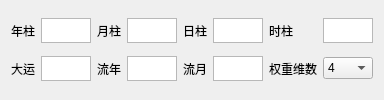
               <widget class="QWidget" name="widgetWeights" native="true">
                <property name="maximumSize">
                 <size>
                  <width>16777215</width>
                  <height>16777208</height>
                 </size>
                </property>
                <layout class="QGridLayout" name="gridLayout_2">
                 <item row="0" column="4">
                  <widget class="QLabel" name="label_10">
                   <property name="text">
                    <string>日柱</string>
                   </property>
                  </widget>
                 </item>
                 <item row="1" column="4">
                  <widget class="QLabel" name="label_14">
                   <property name="text">
                    <string>流月</string>
                   </property>
                  </widget>
                 </item>
                 <item row="1" column="2">
                  <widget class="QLabel" name="label_13">
                   <property name="text">
                    <string>流年</string>
                   </property>
                  </widget>
                 </item>
                 <item row="0" column="7">
                  <widget class="QTextEdit" name="editHourWeight">
                   <property name="maximumSize">
                    <size>
                     <width>50</width>
                     <height>25</height>
                    </size>
                   </property>
                   <property name="html">
                    <string>&lt;!DOCTYPE HTML PUBLIC &quot;-//W3C//DTD HTML 4.0//EN&quot; &quot;http://www.w3.org/TR/REC-html40/strict.dtd&quot;&gt;
&lt;html&gt;&lt;head&gt;&lt;meta name=&quot;qrichtext&quot; content=&quot;1&quot; /&gt;&lt;style type=&quot;text/css&quot;&gt;
p, li { white-space: pre-wrap; }
&lt;/style&gt;&lt;/head&gt;&lt;body style=&quot; font-family:'SimSun'; font-size:9pt; font-weight:400; font-style:normal;&quot;&gt;
&lt;p style=&quot;-qt-paragraph-type:empty; margin-top:0px; margin-bottom:0px; margin-left:0px; margin-right:0px; -qt-block-indent:0; text-indent:0px;&quot;&gt;&lt;br /&gt;&lt;/p&gt;&lt;/body&gt;&lt;/html&gt;</string>
                   </property>
                  </widget>
                 </item>
                 <item row="0" column="6">
                  <widget class="QLabel" name="label_11">
                   <property name="text">
                    <string>时柱</string>
                   </property>
                  </widget>
                 </item>
                 <item row="0" column="2">
                  <widget class="QLabel" name="label_9">
                   <property name="text">
                    <string>月柱</string>
                   </property>
                  </widget>
                 </item>
                 <item row="1" column="7">
                  <widget class="QComboBox" name="comboElems">
                   <property name="maximumSize">
                    <size>
                     <width>50</width>
                     <height>16777215</height>
                    </size>
                   </property>
                   <item>
                    <property name="text">
                     <string>4</string>
                    </property>
                   </item>
                   <item>
                    <property name="text">
                     <string>5</string>
                    </property>
                   </item>
                  </widget>
                 </item>
                 <item row="1" column="3">
                  <widget class="QTextEdit" name="editLiuNianWeight">
                   <property name="maximumSize">
                    <size>
                     <width>50</width>
                     <height>25</height>
                    </size>
                   </property>
                   <property name="html">
                    <string>&lt;!DOCTYPE HTML PUBLIC &quot;-//W3C//DTD HTML 4.0//EN&quot; &quot;http://www.w3.org/TR/REC-html40/strict.dtd&quot;&gt;
&lt;html&gt;&lt;head&gt;&lt;meta name=&quot;qrichtext&quot; content=&quot;1&quot; /&gt;&lt;style type=&quot;text/css&quot;&gt;
p, li { white-space: pre-wrap; }
&lt;/style&gt;&lt;/head&gt;&lt;body style=&quot; font-family:'SimSun'; font-size:9pt; font-weight:400; font-style:normal;&quot;&gt;
&lt;p style=&quot;-qt-paragraph-type:empty; margin-top:0px; margin-bottom:0px; margin-left:0px; margin-right:0px; -qt-block-indent:0; text-indent:0px;&quot;&gt;&lt;br /&gt;&lt;/p&gt;&lt;/body&gt;&lt;/html&gt;</string>
                   </property>
                  </widget>
                 </item>
                 <item row="0" column="0">
                  <widget class="QLabel" name="label_8">
                   <property name="text">
                    <string>年柱</string>
                   </property>
                  </widget>
                 </item>
                 <item row="0" column="5">
                  <widget class="QTextEdit" name="editDayWeight">
                   <property name="maximumSize">
                    <size>
                     <width>50</width>
                     <height>25</height>
                    </size>
                   </property>
                   <property name="html">
                    <string>&lt;!DOCTYPE HTML PUBLIC &quot;-//W3C//DTD HTML 4.0//EN&quot; &quot;http://www.w3.org/TR/REC-html40/strict.dtd&quot;&gt;
&lt;html&gt;&lt;head&gt;&lt;meta name=&quot;qrichtext&quot; content=&quot;1&quot; /&gt;&lt;style type=&quot;text/css&quot;&gt;
p, li { white-space: pre-wrap; }
&lt;/style&gt;&lt;/head&gt;&lt;body style=&quot; font-family:'SimSun'; font-size:9pt; font-weight:400; font-style:normal;&quot;&gt;
&lt;p style=&quot;-qt-paragraph-type:empty; margin-top:0px; margin-bottom:0px; margin-left:0px; margin-right:0px; -qt-block-indent:0; text-indent:0px;&quot;&gt;&lt;br /&gt;&lt;/p&gt;&lt;/body&gt;&lt;/html&gt;</string>
                   </property>
                  </widget>
                 </item>
                 <item row="1" column="0">
                  <widget class="QLabel" name="label_12">
                   <property name="text">
                    <string>大运</string>
                   </property>
                  </widget>
                 </item>
                 <item row="1" column="6">
                  <widget class="QLabel" name="label">
                   <property name="text">
                    <string>权重维数</string>
                   </property>
                  </widget>
                 </item>
                 <item row="0" column="3">
                  <widget class="QTextEdit" name="editMonthWeight">
                   <property name="maximumSize">
                    <size>
                     <width>50</width>
                     <height>25</height>
                    </size>
                   </property>
                   <property name="html">
                    <string>&lt;!DOCTYPE HTML PUBLIC &quot;-//W3C//DTD HTML 4.0//EN&quot; &quot;http://www.w3.org/TR/REC-html40/strict.dtd&quot;&gt;
&lt;html&gt;&lt;head&gt;&lt;meta name=&quot;qrichtext&quot; content=&quot;1&quot; /&gt;&lt;style type=&quot;text/css&quot;&gt;
p, li { white-space: pre-wrap; }
&lt;/style&gt;&lt;/head&gt;&lt;body style=&quot; font-family:'SimSun'; font-size:9pt; font-weight:400; font-style:normal;&quot;&gt;
&lt;p style=&quot;-qt-paragraph-type:empty; margin-top:0px; margin-bottom:0px; margin-left:0px; margin-right:0px; -qt-block-indent:0; text-indent:0px;&quot;&gt;&lt;br /&gt;&lt;/p&gt;&lt;/body&gt;&lt;/html&gt;</string>
                   </property>
                  </widget>
                 </item>
                 <item row="1" column="5">
                  <widget class="QTextEdit" name="editLiuYueWeight">
                   <property name="maximumSize">
                    <size>
                     <width>50</width>
                     <height>25</height>
                    </size>
                   </property>
                   <property name="html">
                    <string>&lt;!DOCTYPE HTML PUBLIC &quot;-//W3C//DTD HTML 4.0//EN&quot; &quot;http://www.w3.org/TR/REC-html40/strict.dtd&quot;&gt;
&lt;html&gt;&lt;head&gt;&lt;meta name=&quot;qrichtext&quot; content=&quot;1&quot; /&gt;&lt;style type=&quot;text/css&quot;&gt;
p, li { white-space: pre-wrap; }
&lt;/style&gt;&lt;/head&gt;&lt;body style=&quot; font-family:'SimSun'; font-size:9pt; font-weight:400; font-style:normal;&quot;&gt;
&lt;p style=&quot;-qt-paragraph-type:empty; margin-top:0px; margin-bottom:0px; margin-left:0px; margin-right:0px; -qt-block-indent:0; text-indent:0px;&quot;&gt;&lt;br /&gt;&lt;/p&gt;&lt;/body&gt;&lt;/html&gt;</string>
                   </property>
                  </widget>
                 </item>
                 <item row="1" column="1">
                  <widget class="QTextEdit" name="editDaYunWeight">
                   <property name="maximumSize">
                    <size>
                     <width>50</width>
                     <height>25</height>
                    </size>
                   </property>
                   <property name="html">
                    <string>&lt;!DOCTYPE HTML PUBLIC &quot;-//W3C//DTD HTML 4.0//EN&quot; &quot;http://www.w3.org/TR/REC-html40/strict.dtd&quot;&gt;
&lt;html&gt;&lt;head&gt;&lt;meta name=&quot;qrichtext&quot; content=&quot;1&quot; /&gt;&lt;style type=&quot;text/css&quot;&gt;
p, li { white-space: pre-wrap; }
&lt;/style&gt;&lt;/head&gt;&lt;body style=&quot; font-family:'SimSun'; font-size:9pt; font-weight:400; font-style:normal;&quot;&gt;
&lt;p style=&quot;-qt-paragraph-type:empty; margin-top:0px; margin-bottom:0px; margin-left:0px; margin-right:0px; -qt-block-indent:0; text-indent:0px;&quot;&gt;&lt;br /&gt;&lt;/p&gt;&lt;/body&gt;&lt;/html&gt;</string>
                   </property>
                  </widget>
                 </item>
                 <item row="0" column="1">
                  <widget class="QTextEdit" name="editYearWight">
                   <property name="maximumSize">
                    <size>
                     <width>50</width>
                     <height>25</height>
                    </size>
                   </property>
                   <property name="html">
                    <string>&lt;!DOCTYPE HTML PUBLIC &quot;-//W3C//DTD HTML 4.0//EN&quot; &quot;http://www.w3.org/TR/REC-html40/strict.dtd&quot;&gt;
&lt;html&gt;&lt;head&gt;&lt;meta name=&quot;qrichtext&quot; content=&quot;1&quot; /&gt;&lt;style type=&quot;text/css&quot;&gt;
p, li { white-space: pre-wrap; }
&lt;/style&gt;&lt;/head&gt;&lt;body style=&quot; font-family:'SimSun'; font-size:9pt; font-weight:400; font-style:normal;&quot;&gt;
&lt;p style=&quot;-qt-paragraph-type:empty; margin-top:0px; margin-bottom:0px; margin-left:0px; margin-right:0px; -qt-block-indent:0; text-indent:0px;&quot;&gt;&lt;br /&gt;&lt;/p&gt;&lt;/body&gt;&lt;/html&gt;</string>
                   </property>
                  </widget>
                 </item>
                </layout>
               </widget>
